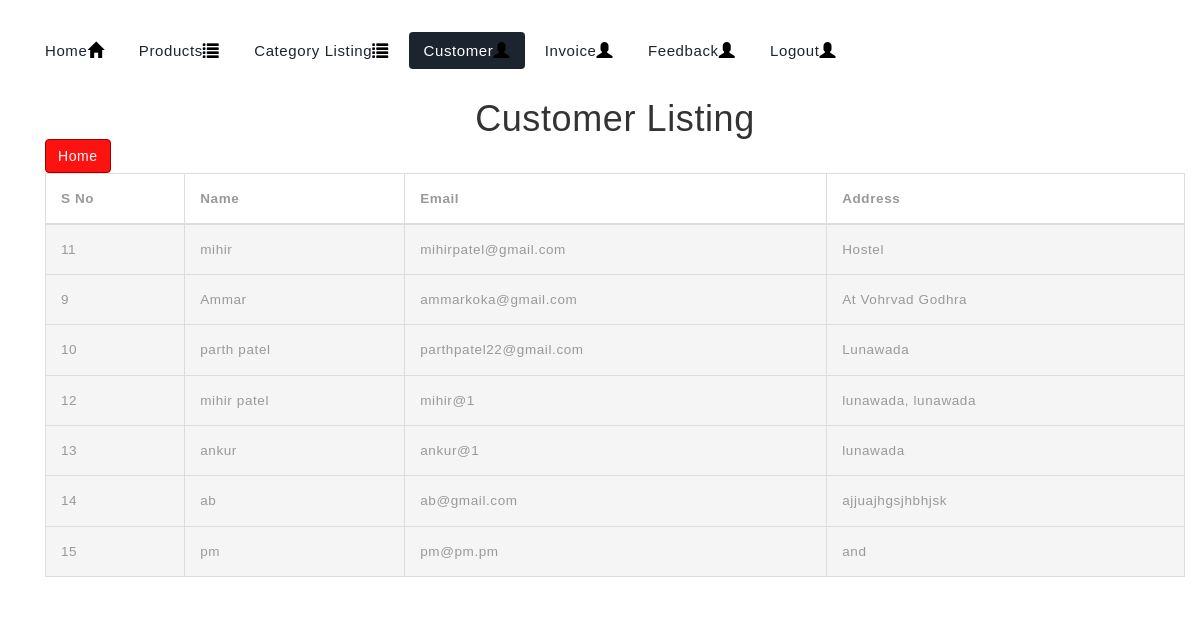
The page /admin/dashboard.php?p=customer (signed in) on the database its author committed.
### tables this page shows
CREATE TABLE IF NOT EXISTS `customer` (
  `id` int(11) NOT NULL AUTO_INCREMENT,
  `fullname` varchar(255) NOT NULL,
  `email` varchar(255) NOT NULL,
  `address` text NOT NULL,
  `state` varchar(50) NOT NULL,
  `city` varchar(50) NOT NULL,
  `postalcode` int(11) NOT NULL,
  `username` varchar(50) NOT NULL,
  `password` varchar(255) NOT NULL,
  PRIMARY KEY (`id`)
);

### admin/controller/customer_con.php (called while the page is built, shortened)
<?php
$sql ="select * from customer ";
$rs = mysqli_query($conn,$sql);
if($rs->num_rows > 0){
	while($row = mysqli_fetch_assoc($rs)){
		$datas[] = $row;
	}
}
?>

### admin/view/customer.php (the view)
<div class="container">
<h1 class="text-center">Customer Listing</h1>
	<div><a href="?p=home" class="btn btn-primary">Home</a>
    <div class="p-4">
    <table class="table table-bordered track_tbl">
        <thead>
            <tr>
                <th>S No</th>
                <th>Name</th>
                <th>Email</th>
                <th>Address</th>
            </tr>
        </thead>
        <tbody>
		<?php foreach($datas as $data){ ?>
            <tr class="active">
               <td><?php echo $data['id']?></td>
                <td><?php echo $data['fullname']?></td>
                <td><?php echo $data['email']?></td>
				<td><?php echo $data['address']?></td>
            </tr>
        <?php } ?>
        </tbody>
    </table>
    </div>
</div>

### admin/assets/css/style.css (style rules this page uses)
body a { transition: 0.5s all; -webkit-transition: 0.5s all; -o-transition: 0.5s all; -moz-transition: 0.5s all; -ms-transition: 0.5s all; }
h1,h2,h3,h4,h5,h6 { margin:0; padding:0; font-family: 'IBM Plex Sans', sans-serif; }
.table > thead > tr > th, .table > tbody > tr > th, .table > tfoot > tr > th, .table > thead > tr > td, .table > tbody > tr > td, .table > tfoot > tr > td { border-top: none !important; }
.table td, .table>tbody>tr>td, .table>tbody>tr>th, .table>tfoot>tr>td, .table>tfoot>tr>th, .table>thead>tr>td, .table>thead>tr>th { padding: 15px!important; }
.table > thead > tr > th, .table > tbody > tr > th, .table > tfoot > tr > th, .table > thead > tr > td, .table > tbody > tr > td, .table > tfoot > tr > td { font-size: 0.9em; color: #999; border-top: none !important; }

### rows shown on the page
customer: id "11", fullname "mihir", email "mihirpatel@gmail.com", address "Hostel"
customer: id "9", fullname "Ammar", email "ammarkoka@gmail.com", address "At Vohrvad Godhra"
customer: id "10", fullname "parth patel", email "parthpatel22@gmail.com", address "Lunawada"
customer: id "12", fullname "mihir patel", email "mihir@1", address "lunawada, lunawada"
customer: id "13", fullname "ankur", email "ankur@1", address "lunawada"
customer: id "14", fullname "ab", email "ab@gmail.com", address "ajjuajhgsjhbhjsk"
customer: id "15", fullname "pm", email "pm@pm.pm", address "and"
